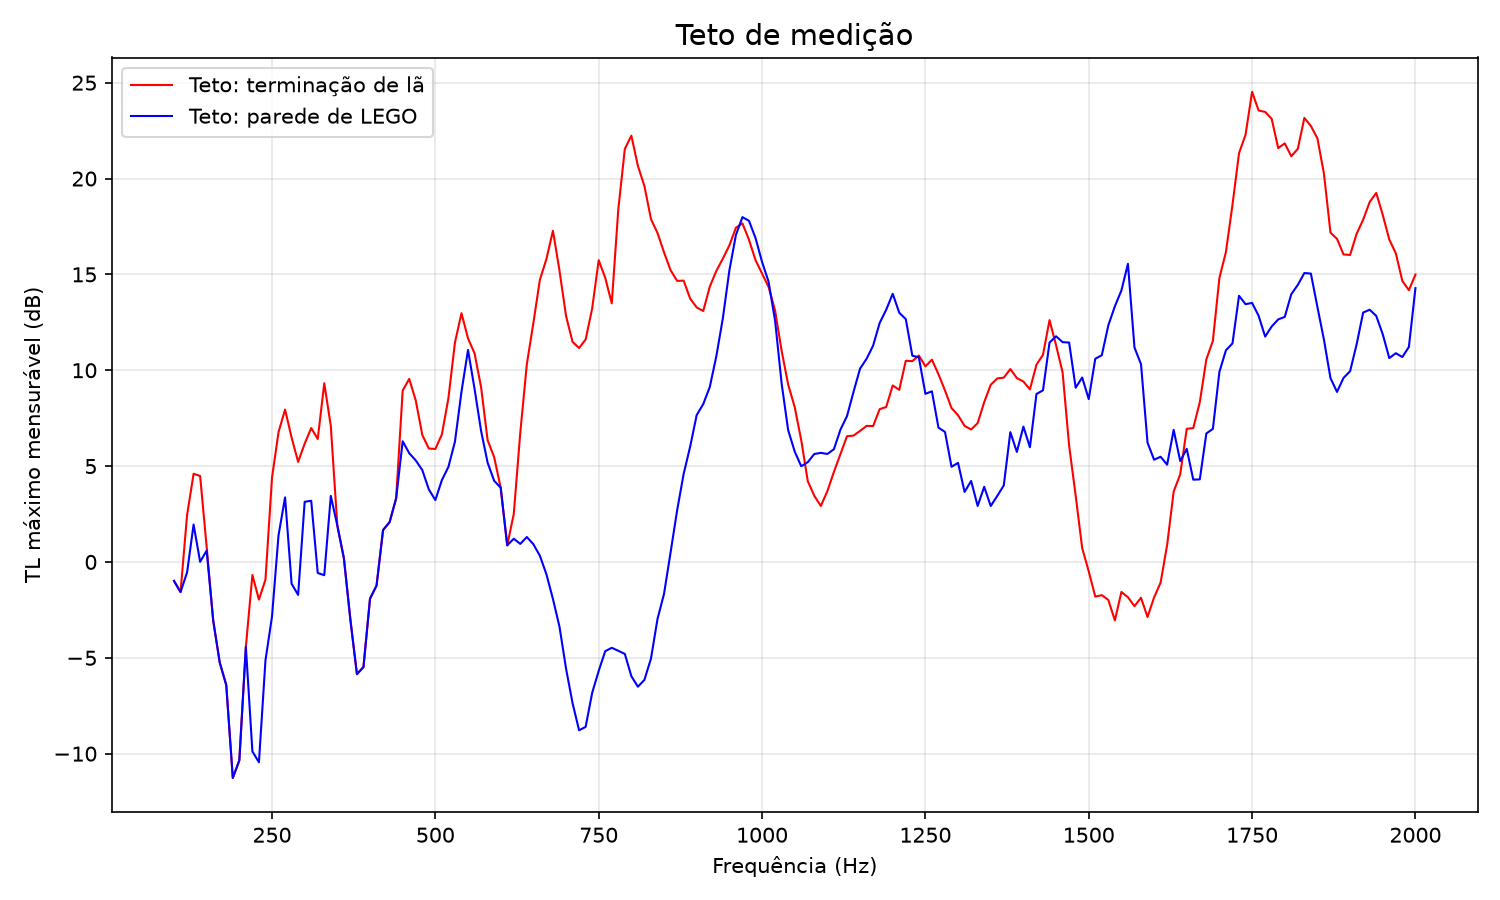

Generate this figure with Python:
import os
import numpy as np
import matplotlib.pyplot as plt
from scipy.io import wavfile
from scipy.signal import welch

# Pasta onde está este script (os .wav estão aqui também)
PASTA = os.path.dirname(os.path.abspath(__file__))


def ler_audio(nome):
    samplerate, data = wavfile.read(os.path.join(PASTA, nome))
    data = data.astype(float)
    # Se for estéreo, converte para mono
    if data.ndim > 1:
        data = np.mean(data, axis=1)
    return samplerate, data


def espectro(data, samplerate):
    # NÃO normalizar: o teto é uma razão entre gravações,
    # por isso as amplitudes têm de ficar na mesma escala.
    # Welch: média de muitos pedaços de 0,1 s -> curva lisa, resolução 10 Hz,
    # e as frequências coincidem mesmo que as gravações tenham durações diferentes.
    xf, P = welch(data, samplerate, nperseg=samplerate // 10)
    return xf, np.sqrt(P)


def calcular_teto(nome_fuga, nome_ref='A_ref.wav', nome_silencio='A_silencio.wav'):
    """Teto TL_max(f) = 20*log10(A_ref / max(A_silencio, A_fuga)), entre 100 e 2000 Hz."""
    sr_ref, ref = ler_audio(nome_ref)
    sr_sil, sil = ler_audio(nome_silencio)
    sr_fug, fug = ler_audio(nome_fuga)
    assert sr_ref == sr_sil == sr_fug, "As gravações têm taxas de amostragem diferentes"

    frequencias, A_ref = espectro(ref, sr_ref)
    _, A_silencio = espectro(sil, sr_ref)
    _, A_fuga = espectro(fug, sr_ref)

    # Intervalo do varrimento (100 Hz a 2000 Hz)
    indices = (frequencias >= 100) & (frequencias <= 2000)

    eps = 1e-12
    A_ref_c = np.maximum(A_ref[indices], eps)
    ruido_maximo = np.maximum(np.maximum(A_silencio[indices], A_fuga[indices]), eps)
    return frequencias[indices], 20 * np.log10(A_ref_c / ruido_maximo)


# Teto 1: terminação de lã | Teto 2: terminação com parede de LEGO
freq, teto_la = calcular_teto('A_fuga.wav')
_, teto_lego = calcular_teto('A_fuga_lego.wav')

print(" f (Hz)   teto lã   teto LEGO   diferença")
for f0 in [300, 500, 600, 670, 700, 800, 1000, 1200, 1340, 1500, 1800, 2000]:
    i = np.argmin(np.abs(freq - f0))
    print(f"{f0:6d} {teto_la[i]:9.1f} {teto_lego[i]:11.1f} {teto_lego[i] - teto_la[i]:11.1f}")

# Gráfico
plt.figure(figsize=(10, 6))
plt.plot(freq, teto_la, label='Teto: terminação de lã', color='red', linewidth=1)
plt.plot(freq, teto_lego, label='Teto: parede de LEGO', color='blue', linewidth=1)
plt.title('Teto de medição', fontsize=14)
plt.xlabel('Frequência (Hz)')
plt.ylabel('TL máximo mensurável (dB)')
plt.grid(True, alpha=0.3)
plt.legend()
plt.tight_layout()
plt.savefig(os.path.join(PASTA, 'teto.png'), dpi=150)
plt.show()
